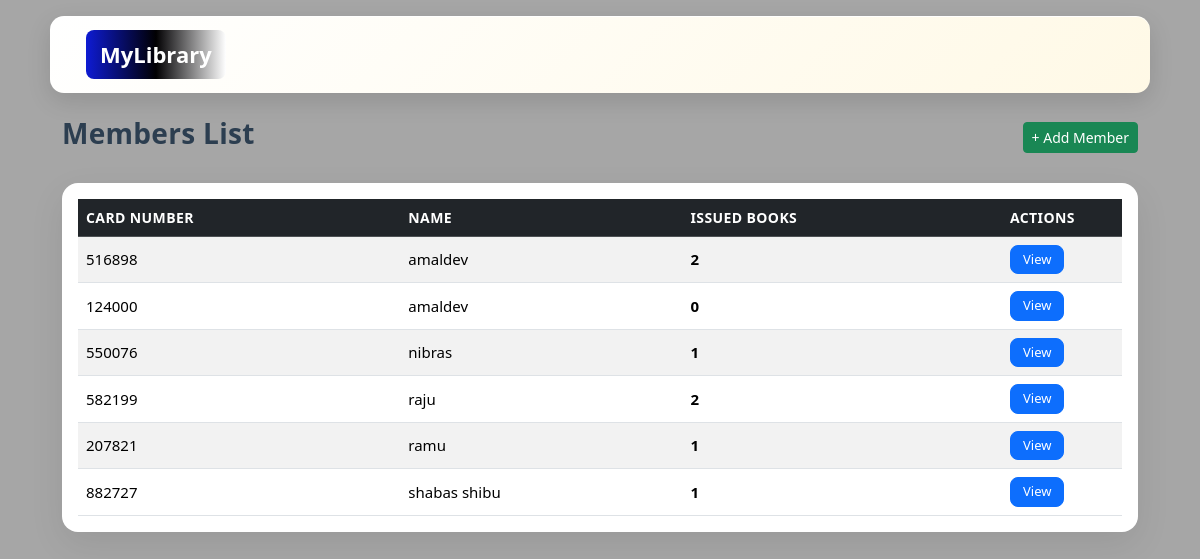
The page /members/ on the database its author committed.
### library_app/models.py (models this page shows, shortened)
class Profile(models.Model):
    full_name = models.CharField(max_length=150)
    card_number = models.CharField(max_length=10, unique=True, default=generate_card_number)

### library_app/views.py (the view)
# urls.py: path("members/", views.members_list, name="members_list"),
def members_list(request):
    members = Profile.objects.all().order_by("full_name")
    for m in members:
        m.active_count = Issue.objects.filter(profile=m, returned=False).count()
    return render(request, "library_app/members_list.html", {"members": members})

### library_app/templates/library_app/members_list.html (shortened to what this page needs)
{% extends 'library_app/base.html' %}
{% block content %}
<div class="mb-4 page-header">
    <h3 class="page-title">Members List</h3>
    <a href="{% url 'add_member' %}" class="btn btn-sm btn-success">
        + Add Member
    </a>
</div>
<div class="card p-3 members-card">
    {% if members %}
    <table class="table table-striped align-middle">
        <thead class="table-dark">
            <tr>
                <th>Card Number</th>
                <th>Name</th>
                <th>Issued Books</th>
                <th style="width: 120px;">Actions</th>
            </tr>
        </thead>
        <tbody>
        {% for m in members %}
            <tr>
                <td>{{ m.card_number }}</td>
                <td>{{ m.full_name }}</td>
                <td class="issued-count">{{ m.active_count }}</td>
                <td>
                    <a
                      href="{% url 'search_card' %}?card={{ m.card_number }}"
                      class="btn btn-primary btn-sm">
                        View
                    </a>
                </td>
            </tr>
        {% endfor %}
        </tbody>
    </table>
    {% else %}
    <p class="text-muted mb-0">No members added yet.</p>
    {% endif %}
</div>
{% endblock %}

### library_app/templates/library_app/base.html (shortened to what this page needs)
<!DOCTYPE html>
<html lang="en">
<head>
    <link href="https://cdn.jsdelivr.net/npm/bootstrap@5.3.2/dist/css/bootstrap.min.css" rel="stylesheet">
</head>
<body>
<nav class="navbar navbar-dark bg-dark">
  <div class="container app-container d-flex align-items-center">
    <a class="navbar-brand" href="{% url 'book_list' %}">MyLibrary</a>
  </div>
</nav>
<div class="container app-container mt-4">
    {% block content %}{% endblock %}
</div>
</body>
</html>

### library_app/templates/library_app/base.html (style rules this page uses)
body { min-height: 100vh; background-image: linear-gradient( rgba(0, 0, 0, 0.35), rgba(0, 0, 0, 0.35) ), url("https://images.unsplash.com/photo-1524995997946-a1c2e315a42f"); background-size: cover; background-position: center; background-attachment: fixed; }
.navbar { border-radius: 14px; margin: 16px auto 24px; max-width: 1100px; padding: 14px 24px; background: linear-gradient(135deg, #ffffff, #fff9e6); box-shadow: 0 8px 24px rgba(0, 0, 0, 0.12), inset 0 1px 0 rgba(255, 255, 255, 0.9); transition: transform 0.25s ease, box-shadow 0.25s ease; }
.navbar-brand { font-size: 22px; padding: 8px 14px; font-weight: 700; color: #ffffff; background: linear-gradient(90deg, #0e1bd3, #010002, #ffffff); border-radius: 8px; }
.app-container { max-width: 1100px; }

### library_app/templates/library_app/members_list.html (style rules this page uses)
.page-header { display: flex; justify-content: space-between; align-items: center; }
.page-title { font-weight: 600; color: #2c3e50; letter-spacing: 0.3px; }
.members-card { border-radius: 16px; border: none; box-shadow: 0 12px 35px rgba(0,0,0,0.08); }
.table { margin-bottom: 0; }
.table thead th { font-size: 14px; text-transform: uppercase; letter-spacing: 0.4px; }
.table tbody td { vertical-align: middle; font-size: 15px; }
.issued-count { font-weight: 600; }
.btn-primary { border-radius: 8px; padding: 4px 12px; font-size: 13px; }

### rows shown on the page
Profile: card_number "516898", full_name "amaldev", active_count "2"
Profile: card_number "124000", full_name "amaldev", active_count "0"
Profile: card_number "550076", full_name "nibras", active_count "1"
Profile: card_number "582199", full_name "raju", active_count "2"
Profile: card_number "207821", full_name "ramu", active_count "1"
Profile: card_number "882727", full_name "shabas shibu", active_count "1"
